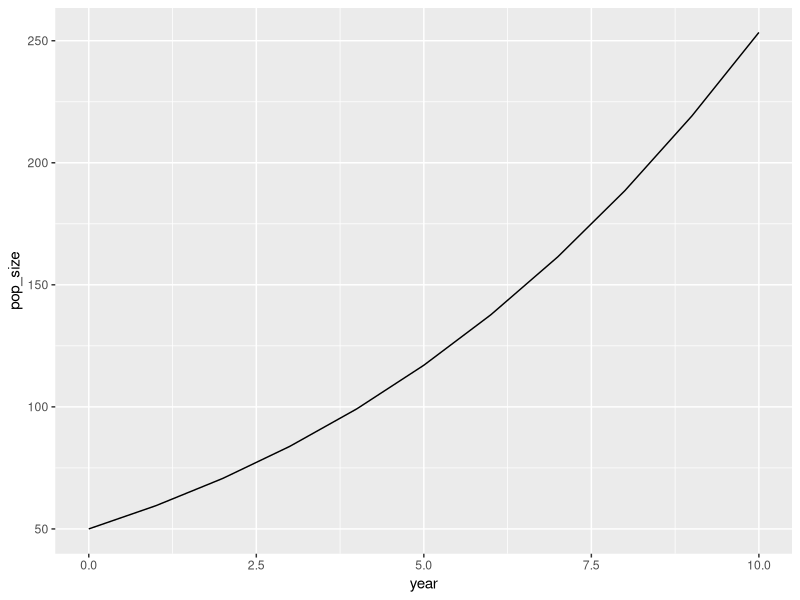
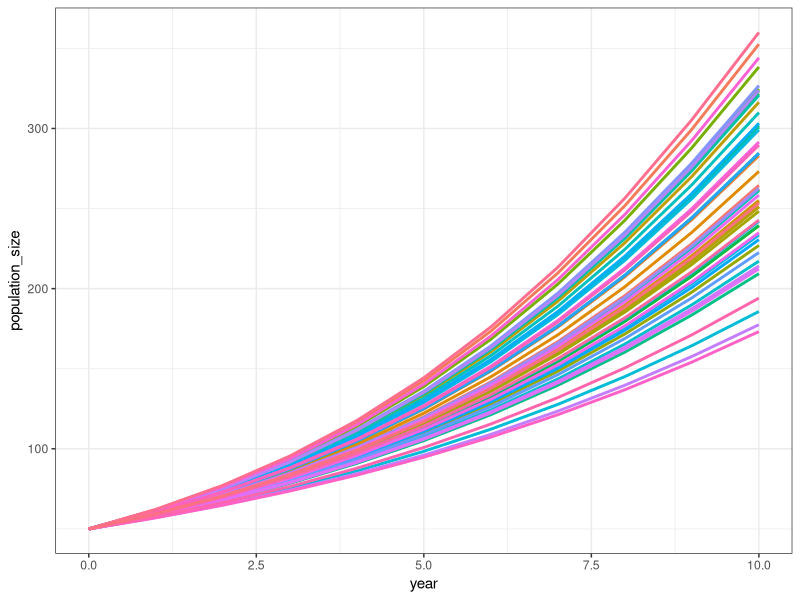
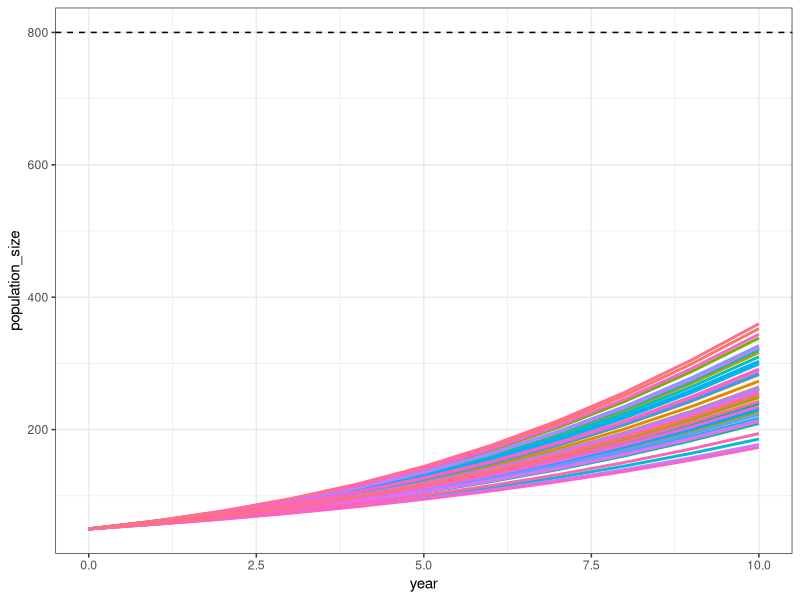
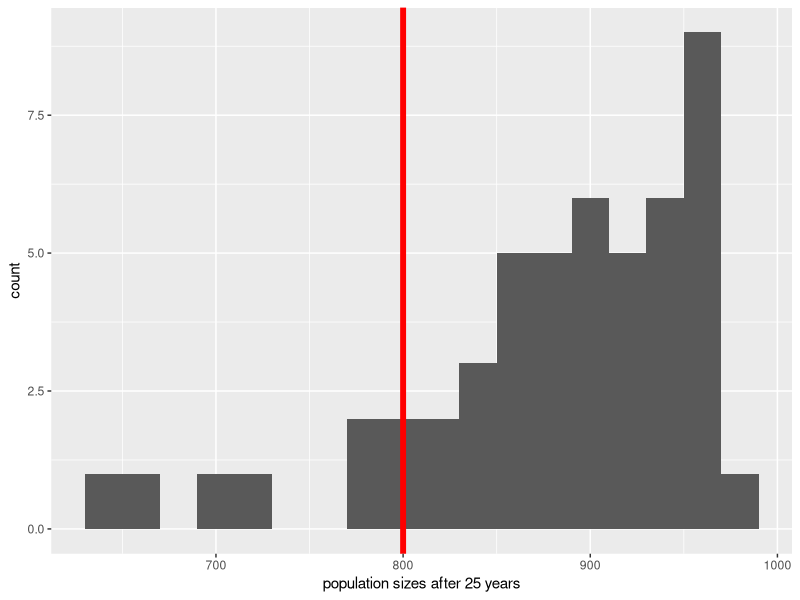
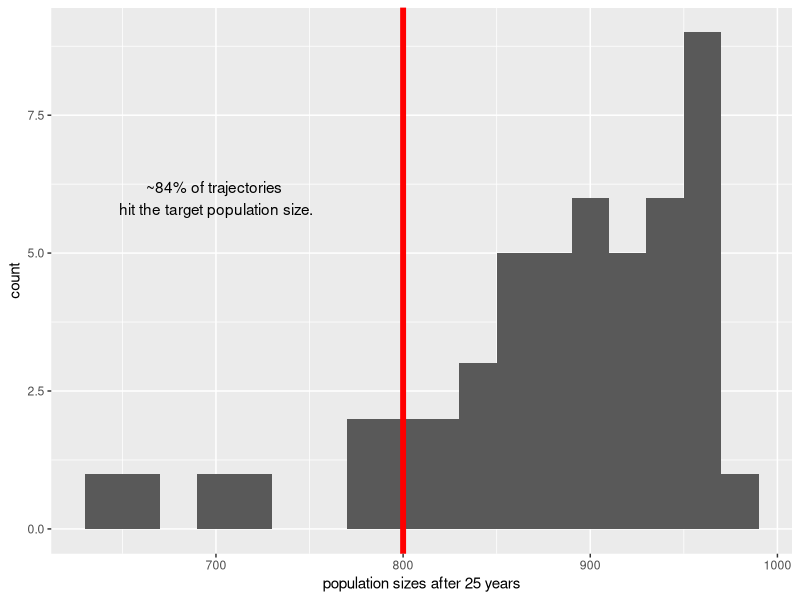

Reproduce these figures in R, in order.
# Quantitative Methods in Ecology and Evolution, Homework 6
# Nathan Lin, Evan Peepo, and Jillian Neece
# October 9, 2025
# Coding in R 4: ggplot

# Initial setup
library(ggplot2)

# For the sake of graph consistency later this controls the RNG
set.seed(4)

hellbender_mean_r <- 0.2
hellbender_K <- 1000
hellbender_N0 <- 50

### Objective 1
# Question 1a - simulate the population growth
sim_log_growth <- function(how_many_years, N0_starting_pop_size, r_growth_rate, K_carrying_capacity) {
  # Returns a vector of 11 values for initial population size + size over the next however many years
  # Make our pop sizes vector (make sure it's numeric not character otherwise the numbers will be characters)
  pop_sizes <- c()
  # Stick initial pop size in there first
  pop_sizes[1] <- N0_starting_pop_size
  # We can also just do i-1 in the for loop and not need this
  previous_pop_size <- N0_starting_pop_size
  # For loop for the next 10 years
  for (i in 2:(how_many_years + 1)){
    next_pop_size <- previous_pop_size + (r_growth_rate * previous_pop_size * (1 - (previous_pop_size / K_carrying_capacity)))
    pop_sizes[i] <- next_pop_size
    previous_pop_size <- next_pop_size
  }
  return(pop_sizes)
}

ten_year_hellbenders <- sim_log_growth(10, hellbender_N0, hellbender_mean_r, hellbender_K)

# Question 1b - plot the time series
hellbenders_df <- data.frame(year=0:10, pop_size=ten_year_hellbenders)
hellbenders_10_year_graph <- ggplot(data=hellbenders_df, mapping=aes(x=year, y=pop_size)) + geom_line()
hellbenders_10_year_graph


# We can make a matrix to store generated values then set initial pop size for each random one
# N_matrix <- matrix(NA, nrow=years+1, ncol=length(r_values))
# N_matrix[1, ] <- N0
# for (t in 1:years) {
  # N_random[t+1, ] <- N_random[t, ] + r_values * N_random[t, ] * (1 - N_random[t, ] / K)
# }

### Objective 2
# Question 2a - simulate 50 different times using normal distribution of r (mean=0.2, sd=0.03)
different_r_values <- rnorm(50, mean=0.2, sd=0.03)
simulate_50_times <- list()
for (i in 1:50) {
  one_simulation <- sim_log_growth(10, hellbender_N0, different_r_values[i], hellbender_K)
  simulate_50_times[[i]] <- one_simulation
}

# Could make a big matrix with matrix(NA, nrow = how_many_years + 1, ncol = 50) and populate that with sim results (update matrix[t+1, ] with values in matrix[t, ])
# Then instead of pivot longer we can mutate to get the year column then use dplyr's gather(key = "simulation", value = "population size", -year)

# We're going to have column names for each extra simulation
extra_sim_names <- paste("extra_sim_", 1:50, sep="")
names(simulate_50_times) <- extra_sim_names
simulate_50_times

# Question 2b - graph it 
library(dplyr)
library(tidyr)

# Made our 50 simulation values a wide dataframe
df_50_sims <- do.call(cbind.data.frame, simulate_50_times) %>% mutate(year=0:10)

# Join the two dataframes
new_hellbenders_df <- left_join(hellbenders_df, df_50_sims, by=join_by(year))

# ggplot prefers long format than wide
hellbenders_long_format <- new_hellbenders_df %>% pivot_longer(cols=!contains("year"), names_to="simulation", values_to="population_size")

# Graph it at last
hellbenders_possible_time_series <- ggplot(hellbenders_long_format, aes(x=year, y=population_size, color=simulation)) + 
  geom_line(linewidth=1) + theme_bw() + theme(legend.position="none")
hellbenders_possible_time_series

# Try out geom_ribbon with a min and max


### Objective 3
# Question 3a - horizontal dashed line for target size
hellbenders_possible_time_series + geom_hline(yintercept=800, linetype="dashed")
  # color="purple", size=1

# Question 3b - histogram for 25 years from now
# Just making a function since I like organizing my work into those
sim_log_growth_50_times <- function() {
  simulation_endpoints <- numeric(50)
  for (i in 1:50) {
    sim_values <- sim_log_growth(how_many_years=25, N0_starting_pop_size=50, r_growth_rate=different_r_values[i], K_carrying_capacity=hellbender_K)
    endpoint <- sim_values[26]
    simulation_endpoints[i] <- endpoint
  }
  return(simulation_endpoints)
}

# Run the simulation
simulation_endpoints_25_years <- sim_log_growth_50_times()

# Plotting with red line
pop_sizes_in_25_years <- ggplot() + geom_histogram(aes(simulation_endpoints_25_years), binwidth=20) + geom_vline(colour="red", linewidth=2, xintercept=800) + labs(x="population sizes after 25 years")
pop_sizes_in_25_years

# Question 3c - what fraction meets that target
# Calculate percent
what_percent <- sum(simulation_endpoints_25_years >= 800) / 50 * 100
# Add an annotation
annotated_pop_sizes_25_years <- pop_sizes_in_25_years + annotate("text", x=700, y=6, label=paste("~", what_percent, "% of trajectories \nhit the target population size.", sep="")) + labs(y="count")
annotated_pop_sizes_25_years
